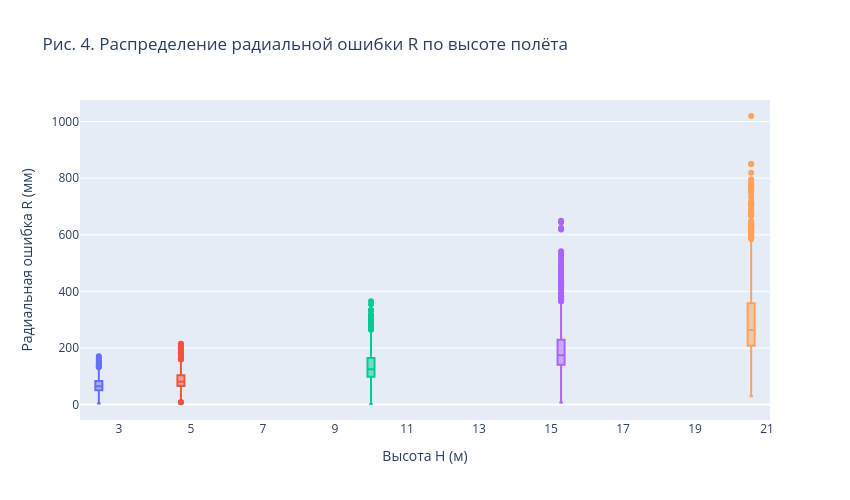

Here is the notebook cell this chart was saved with:
### Markdown cell above
### Распределение ошибки по высотам

Среднее и стандартное отклонение показывают общий уровень ошибки, но не раскрывают форму распределения. Поэтому далее рассмотрим, как с высотой меняются медиана, межквартильный размах и правый хвост распределения $R$.

### Code cell
fig = px.box(
    df, x="H", y="R", color="H_cat",
    title="Рис. 4. Распределение радиальной ошибки R по высоте полёта",
    labels={"H": "Высота H (м)", "R": "Радиальная ошибка R (мм)", "H_cat": "Высота"},
    category_orders={"H_cat": H_CAT_ORDER},
)
fig.update_layout(showlegend=False, height=500, width=850)
ALL_FIGS.append(("fig_04_boxplot_H", fig))
fig.show()

### Figure 1 — Plotly figure (JSON) as saved in the notebook; plotly's stock layout.template omitted (floating-point values rounded to 4 significant figures; data arrays with more than 128 entries replaced by an {"elided": "..."} marker saying what was removed)
{"data": [{"alignmentgroup": "True", "hovertemplate": "Высота=3 м<br>Высота H (м)=%{x}<br>Радиальная ошибка R (мм)=%{y}<extra></extra>", "legendgroup": "3 м", "marker": {"color": "#636efa"}, "name": "3 м", "notched": false, "offsetgroup": "3 м", "orientation": "v", "showlegend": true, "type": "box", "x": {"elided": "885 int values"}, "x0": " ", "xaxis": "x", "y": {"elided": "885 float values"}, "y0": " ", "yaxis": "y"}, {"alignmentgroup": "True", "hovertemplate": "Высота=5 м<br>Высота H (м)=%{x}<br>Радиальная ошибка R (мм)=%{y}<extra></extra>", "legendgroup": "5 м", "marker": {"color": "#EF553B"}, "name": "5 м", "notched": false, "offsetgroup": "5 м", "orientation": "v", "showlegend": true, "type": "box", "x": {"elided": "885 int values"}, "x0": " ", "xaxis": "x", "y": {"elided": "885 float values"}, "y0": " ", "yaxis": "y"}, {"alignmentgroup": "True", "hovertemplate": "Высота=10 м<br>Высота H (м)=%{x}<br>Радиальная ошибка R (мм)=%{y}<extra></extra>", "legendgroup": "10 м", "marker": {"color": "#00cc96"}, "name": "10 м", "notched": false, "offsetgroup": "10 м", "orientation": "v", "showlegend": true, "type": "box", "x": {"elided": "885 int values"}, "x0": " ", "xaxis": "x", "y": {"elided": "885 float values"}, "y0": " ", "yaxis": "y"}, {"alignmentgroup": "True", "hovertemplate": "Высота=15 м<br>Высота H (м)=%{x}<br>Радиальная ошибка R (мм)=%{y}<extra></extra>", "legendgroup": "15 м", "marker": {"color": "#ab63fa"}, "name": "15 м", "notched": false, "offsetgroup": "15 м", "orientation": "v", "showlegend": true, "type": "box", "x": {"elided": "885 int values"}, "x0": " ", "xaxis": "x", "y": {"elided": "885 float values"}, "y0": " ", "yaxis": "y"}, {"alignmentgroup": "True", "hovertemplate": "Высота=20 м<br>Высота H (м)=%{x}<br>Радиальная ошибка R (мм)=%{y}<extra></extra>", "legendgroup": "20 м", "marker": {"color": "#FFA15A"}, "name": "20 м", "notched": false, "offsetgroup": "20 м", "orientation": "v", "showlegend": true, "type": "box", "x": {"elided": "885 int values"}, "x0": " ", "xaxis": "x", "y": {"elided": "885 float values"}, "y0": " ", "yaxis": "y"}], "layout": {"boxmode": "group", "height": 500, "legend": {"title": {"text": "Высота"}, "tracegroupgap": 0}, "showlegend": false, "title": {"text": "Рис. 4. Распределение радиальной ошибки R по высоте полёта"}, "width": 850, "xaxis": {"anchor": "y", "domain": [0.0, 1.0], "title": {"text": "Высота H (м)"}}, "yaxis": {"anchor": "x", "domain": [0.0, 1.0], "title": {"text": "Радиальная ошибка R (мм)"}}}}
